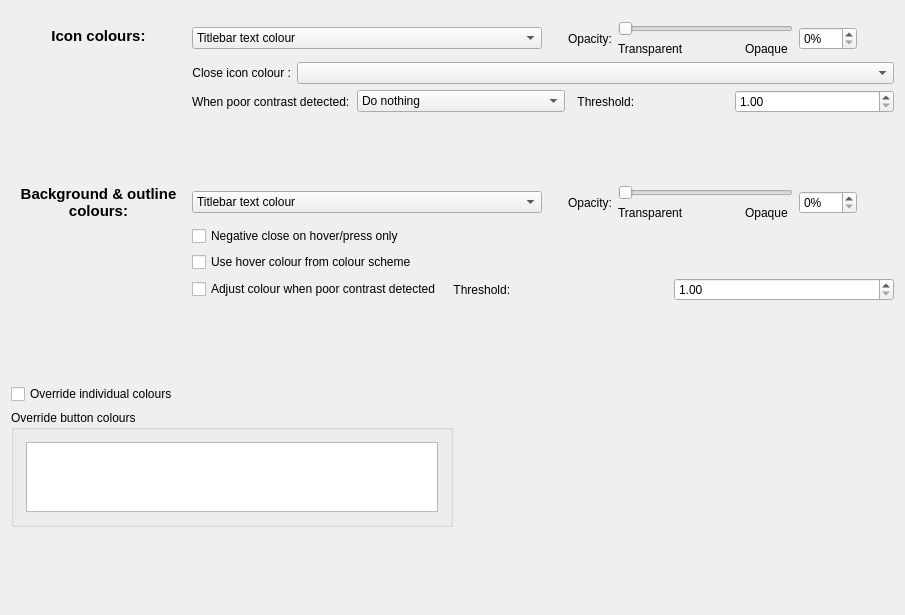
         <widget class="QWidget" name="scrollAreaWidgetContentsInactive">
          <property name="geometry">
           <rect>
            <x>0</x>
            <y>0</y>
            <width>905</width>
            <height>615</height>
           </rect>
          </property>
          <layout class="QVBoxLayout" name="verticalLayout_5">
           <item>
            <spacer name="verticalSpacer_8">
             <property name="orientation">
              <enum>Qt::Vertical</enum>
             </property>
             <property name="sizeType">
              <enum>QSizePolicy::Fixed</enum>
             </property>
             <property name="sizeHint" stdset="0">
              <size>
               <width>20</width>
               <height>10</height>
              </size>
             </property>
            </spacer>
           </item>
           <item>
            <layout class="QHBoxLayout" name="horizontalLayout_16">
             <item>
              <layout class="QFormLayout" name="formLayout_2">
               <item row="0" column="0">
                <widget class="QLabel" name="label_4">
                 <property name="minimumSize">
                  <size>
                   <width>175</width>
                   <height>0</height>
                  </size>
                 </property>
                 <property name="text">
                  <string>&lt;html&gt;&lt;head/&gt;&lt;body&gt;&lt;p&gt;&lt;span style=&quot; font-size:11pt; font-weight:600;&quot;&gt;Icon colours:&lt;/span&gt;&lt;/p&gt;&lt;/body&gt;&lt;/html&gt;</string>
                 </property>
                 <property name="alignment">
                  <set>Qt::AlignCenter</set>
                 </property>
                 <property name="buddy">
                  <cstring>buttonIconColorsInactive</cstring>
                 </property>
                </widget>
               </item>
               <item row="0" column="1">
                <layout class="QHBoxLayout" name="horizontalLayout_12">
                 <item>
                  <widget class="QComboBox" name="buttonIconColorsInactive">
                   <property name="enabled">
                    <bool>true</bool>
                   </property>
                   <property name="sizePolicy">
                    <sizepolicy hsizetype="Preferred" vsizetype="Fixed">
                     <horstretch>0</horstretch>
                     <verstretch>0</verstretch>
                    </sizepolicy>
                   </property>
                   <property name="minimumSize">
                    <size>
                     <width>350</width>
                     <height>0</height>
                    </size>
                   </property>
                   <property name="sizeAdjustPolicy">
                    <enum>QComboBox::AdjustToContentsOnFirstShow</enum>
                   </property>
                   <item>
                    <property name="text">
                     <string>Titlebar text colour</string>
                    </property>
                   </item>
                   <item>
                    <property name="text">
                     <string>Titlebar text colour with negative close icon</string>
                    </property>
                   </item>
                   <item>
                    <property name="text">
                     <string>Accent colour</string>
                    </property>
                   </item>
                   <item>
                    <property name="text">
                     <string>Accent colour with negative close icon</string>
                    </property>
                   </item>
                   <item>
                    <property name="text">
                     <string>Accent colour with traffic lights</string>
                    </property>
                   </item>
                  </widget>
                 </item>
                 <item>
                  <spacer name="horizontalSpacer_13">
                   <property name="orientation">
                    <enum>Qt::Horizontal</enum>
                   </property>
                   <property name="sizeType">
                    <enum>QSizePolicy::Fixed</enum>
                   </property>
                   <property name="sizeHint" stdset="0">
                    <size>
                     <width>20</width>
                     <height>20</height>
                    </size>
                   </property>
                  </spacer>
                 </item>
                 <item>
                  <widget class="QLabel" name="label_8">
                   <property name="text">
                    <string>Opacity:</string>
                   </property>
                   <property name="buddy">
                    <cstring>buttonIconOpacityInactive</cstring>
                   </property>
                  </widget>
                 </item>
                 <item>
                  <layout class="QGridLayout" name="gridLayout_6">
                   <item row="1" column="2">
                    <widget class="QLabel" name="opacitySliderLabel_2_Inactive_2">
                     <property name="text">
                      <string>Opaque</string>
                     </property>
                    </widget>
                   </item>
                   <item row="1" column="0">
                    <widget class="QLabel" name="opacitySliderLabel_1_Inactive_2">
                     <property name="text">
                      <string>Transparent</string>
                     </property>
                    </widget>
                   </item>
                   <item row="0" column="0" colspan="3">
                    <widget class="QSlider" name="buttonIconOpacitySliderInactive">
                     <property name="sizePolicy">
                      <sizepolicy hsizetype="Fixed" vsizetype="Fixed">
                       <horstretch>0</horstretch>
                       <verstretch>0</verstretch>
                      </sizepolicy>
                     </property>
                     <property name="minimumSize">
                      <size>
                       <width>175</width>
                       <height>0</height>
                      </size>
                     </property>
                     <property name="maximum">
                      <number>100</number>
                     </property>
                     <property name="orientation">
                      <enum>Qt::Horizontal</enum>
                     </property>
                    </widget>
                   </item>
                   <item row="1" column="1">
                    <spacer name="horizontalSpacer_14">
                     <property name="orientation">
                      <enum>Qt::Horizontal</enum>
                     </property>
                     <property name="sizeType">
                      <enum>QSizePolicy::Preferred</enum>
                     </property>
                     <property name="sizeHint" stdset="0">
                      <size>
                       <width>15</width>
                       <height>0</height>
                      </size>
                     </property>
                    </spacer>
                   </item>
                  </layout>
                 </item>
                 <item>
                  <widget class="QSpinBox" name="buttonIconOpacityInactive">
                   <property name="suffix">
                    <string>%</string>
                   </property>
                   <property name="maximum">
                    <number>100</number>
                   </property>
                  </widget>
                 </item>
                 <item>
                  <spacer name="horizontalSpacer_17">
                   <property name="orientation">
                    <enum>Qt::Horizontal</enum>
                   </property>
                   <property name="sizeHint" stdset="0">
                    <size>
                     <width>40</width>
                     <height>20</height>
                    </size>
                   </property>
                  </spacer>
                 </item>
                </layout>
               </item>
               <item row="1" column="1">
                <layout class="QFormLayout" name="formLayout_9">
                 <item row="0" column="0">
                  <widget class="QLabel" name="closeButtonIconColorLabelInactive">
                   <property name="minimumSize">
                    <size>
                     <width>0</width>
                     <height>0</height>
                    </size>
                   </property>
                   <property name="text">
                    <string>Close icon colour :</string>
                   </property>
                   <property name="alignment">
                    <set>Qt::AlignRight|Qt::AlignTrailing|Qt::AlignVCenter</set>
                   </property>
                   <property name="buddy">
                    <cstring>closeButtonIconColorInactive</cstring>
                   </property>
                  </widget>
                 </item>
                 <item row="0" column="1">
                  <widget class="QComboBox" name="closeButtonIconColorInactive">
                   <property name="sizePolicy">
                    <sizepolicy hsizetype="Preferred" vsizetype="Fixed">
                     <horstretch>0</horstretch>
                     <verstretch>0</verstretch>
                    </sizepolicy>
                   </property>
                   <property name="sizeAdjustPolicy">
                    <enum>QComboBox::AdjustToContents</enum>
                   </property>
                  </widget>
                 </item>
                </layout>
               </item>
               <item row="2" column="1">
                <layout class="QHBoxLayout" name="horizontalLayout_6">
                 <item>
                  <widget class="QLabel" name="label_10">
                   <property name="text">
                    <string>When poor contrast detected:</string>
                   </property>
                   <property name="buddy">
                    <cstring>onPoorIconContrastInactive</cstring>
                   </property>
                  </widget>
                 </item>
                 <item>
                  <widget class="QComboBox" name="onPoorIconContrastInactive">
                   <property name="sizeAdjustPolicy">
                    <enum>QComboBox::AdjustToContentsOnFirstShow</enum>
                   </property>
                   <item>
                    <property name="text">
                     <string>Do nothing</string>
                    </property>
                   </item>
                   <item>
                    <property name="text">
                     <string>Replace with black or white</string>
                    </property>
                   </item>
                   <item>
                    <property name="text">
                     <string>Replace with titlebar background</string>
                    </property>
                   </item>
                  </widget>
                 </item>
                 <item>
                  <widget class="QLabel" name="poorIconContrastThresholdInactive_label">
                   <property name="text">
                    <string>  Threshold:</string>
                   </property>
                   <property name="buddy">
                    <cstring>poorIconContrastThresholdInactive</cstring>
                   </property>
                  </widget>
                 </item>
                 <item>
                  <widget class="QDoubleSpinBox" name="poorIconContrastThresholdInactive">
                   <property name="minimum">
                    <double>1.000000000000000</double>
                   </property>
                   <property name="maximum">
                    <double>21.000000000000000</double>
                   </property>
                   <property name="singleStep">
                    <double>0.100000000000000</double>
                   </property>
                  </widget>
                 </item>
                </layout>
               </item>
               <item row="3" column="1">
                <spacer name="verticalSpacer_6">
                 <property name="orientation">
                  <enum>Qt::Vertical</enum>
                 </property>
                 <property name="sizeType">
                  <enum>QSizePolicy::Fixed</enum>
                 </property>
                 <property name="sizeHint" stdset="0">
                  <size>
                   <width>20</width>
                   <height>60</height>
                  </size>
                 </property>
                </spacer>
               </item>
               <item row="4" column="0">
                <widget class="QLabel" name="label_23">
                 <property name="enabled">
                  <bool>true</bool>
                 </property>
                 <property name="minimumSize">
                  <size>
                   <width>175</width>
                   <height>0</height>
                  </size>
                 </property>
                 <property name="text">
                  <string>&lt;html&gt;&lt;head/&gt;&lt;body&gt;&lt;p&gt;&lt;span style=&quot; font-size:11pt; font-weight:600;&quot;&gt;Background &amp;amp;&amp;amp; outline&lt;br/&gt;colours:&lt;/span&gt;&lt;/p&gt;&lt;/body&gt;&lt;/html&gt;</string>
                 </property>
                 <property name="alignment">
                  <set>Qt::AlignCenter</set>
                 </property>
                 <property name="margin">
                  <number>2</number>
                 </property>
                 <property name="buddy">
                  <cstring>buttonBackgroundColorsInactive</cstring>
                 </property>
                </widget>
               </item>
               <item row="4" column="1">
                <layout class="QHBoxLayout" name="horizontalLayout_7">
                 <item>
                  <widget class="QComboBox" name="buttonBackgroundColorsInactive">
                   <property name="sizePolicy">
                    <sizepolicy hsizetype="Preferred" vsizetype="Fixed">
                     <horstretch>0</horstretch>
                     <verstretch>0</verstretch>
                    </sizepolicy>
                   </property>
                   <property name="minimumSize">
                    <size>
                     <width>350</width>
                     <height>0</height>
                    </size>
                   </property>
                   <item>
                    <property name="text">
                     <string>Titlebar text colour</string>
                    </property>
                   </item>
                   <item>
                    <property name="text">
                     <string>Titlebar text colour with negative close button</string>
                    </property>
                   </item>
                   <item>
                    <property name="text">
                     <string>Accent colour</string>
                    </property>
                   </item>
                   <item>
                    <property name="text">
                     <string>Accent colour with negative close button</string>
                    </property>
                   </item>
                   <item>
                    <property name="text">
                     <string>Accent colour with traffic lights</string>
                    </property>
                   </item>
                  </widget>
                 </item>
                 <item>
                  <spacer name="horizontalSpacer_12">
                   <property name="orientation">
                    <enum>Qt::Horizontal</enum>
                   </property>
                   <property name="sizeType">
                    <enum>QSizePolicy::Fixed</enum>
                   </property>
                   <property name="sizeHint" stdset="0">
                    <size>
                     <width>20</width>
                     <height>20</height>
                    </size>
                   </property>
                  </spacer>
                 </item>
                 <item>
                  <widget class="QLabel" name="label_7">
                   <property name="text">
                    <string>Opacity:</string>
                   </property>
                   <property name="buddy">
                    <cstring>buttonBackgroundOpacityInactive</cstring>
                   </property>
                  </widget>
                 </item>
                 <item>
                  <layout class="QGridLayout" name="gridLayout_3">
                   <item row="0" column="0" colspan="3">
                    <widget class="QSlider" name="buttonBackgroundOpacitySliderInactive">
                     <property name="sizePolicy">
                      <sizepolicy hsizetype="Fixed" vsizetype="Fixed">
                       <horstretch>0</horstretch>
                       <verstretch>0</verstretch>
                      </sizepolicy>
                     </property>
                     <property name="minimumSize">
                      <size>
                       <width>175</width>
                       <height>0</height>
                      </size>
                     </property>
                     <property name="maximum">
                      <number>100</number>
                     </property>
                     <property name="orientation">
                      <enum>Qt::Horizontal</enum>
                     </property>
                    </widget>
                   </item>
                   <item row="1" column="0">
                    <widget class="QLabel" name="opacitySliderLabel_1_Inactive">
                     <property name="text">
                      <string>Transparent</string>
                     </property>
                    </widget>
                   </item>
                   <item row="1" column="2">
                    <widget class="QLabel" name="opacitySliderLabel_2_Inactive">
                     <property name="text">
                      <string>Opaque</string>
                     </property>
                    </widget>
                   </item>
                   <item row="1" column="1">
                    <spacer name="horizontalSpacer_6">
                     <property name="orientation">
                      <enum>Qt::Horizontal</enum>
                     </property>
                     <property name="sizeType">
                      <enum>QSizePolicy::Preferred</enum>
                     </property>
                     <property name="sizeHint" stdset="0">
                      <size>
                       <width>15</width>
                       <height>0</height>
                      </size>
                     </property>
                    </spacer>
                   </item>
                  </layout>
                 </item>
                 <item>
                  <widget class="QSpinBox" name="buttonBackgroundOpacityInactive">
                   <property name="suffix">
                    <string>%</string>
                   </property>
                   <property name="maximum">
                    <number>100</number>
                   </property>
                  </widget>
                 </item>
                 <item>
                  <spacer name="horizontalSpacer_18">
                   <property name="orientation">
                    <enum>Qt::Horizontal</enum>
                   </property>
                   <property name="sizeHint" stdset="0">
                    <size>
                     <width>40</width>
                     <height>20</height>
                    </size>
                   </property>
                  </spacer>
                 </item>
                </layout>
               </item>
               <item row="5" column="1">
                <widget class="QCheckBox" name="negativeCloseBackgroundHoverPressInactive">
                 <property name="text">
                  <string>Negative close on hover/press only</string>
                 </property>
                </widget>
               </item>
               <item row="6" column="1">
                <widget class="QCheckBox" name="useHoverAccentInactive">
                 <property name="text">
                  <string>Use hover colour from colour scheme</string>
                 </property>
                </widget>
               </item>
               <item row="7" column="1">
                <layout class="QHBoxLayout" name="horizontalLayout_11">
                 <item>
                  <widget class="QCheckBox" name="adjustBackgroundColorOnPoorContrastInactive">
                   <property name="text">
                    <string>Adjust colour when poor contrast detected</string>
                   </property>
                  </widget>
                 </item>
                 <item>
                  <widget class="QLabel" name="poorBackgroundContrastThresholdInactive_label">
                   <property name="text">
                    <string>  Threshold:</string>
                   </property>
                   <property name="buddy">
                    <cstring>poorBackgroundContrastThresholdInactive</cstring>
                   </property>
                  </widget>
                 </item>
                 <item>
                  <widget class="QDoubleSpinBox" name="poorBackgroundContrastThresholdInactive">
                   <property name="minimum">
                    <double>1.000000000000000</double>
                   </property>
                   <property name="maximum">
                    <double>21.000000000000000</double>
                   </property>
                   <property name="singleStep">
                    <double>0.100000000000000</double>
                   </property>
                  </widget>
                 </item>
                </layout>
               </item>
              </layout>
             </item>
             <item>
              <spacer name="horizontalSpacer_7">
               <property name="orientation">
                <enum>Qt::Horizontal</enum>
               </property>
               <property name="sizeType">
                <enum>QSizePolicy::Expanding</enum>
               </property>
               <property name="sizeHint" stdset="0">
                <size>
                 <width>0</width>
                 <height>20</height>
                </size>
               </property>
              </spacer>
             </item>
            </layout>
           </item>
           <item>
            <spacer name="verticalSpacer_4">
             <property name="orientation">
              <enum>Qt::Vertical</enum>
             </property>
             <property name="sizeType">
              <enum>QSizePolicy::MinimumExpanding</enum>
             </property>
             <property name="sizeHint" stdset="0">
              <size>
               <width>20</width>
               <height>40</height>
              </size>
             </property>
            </spacer>
           </item>
           <item>
            <widget class="QCheckBox" name="buttonColorOverrideToggleInactive">
             <property name="text">
              <string>Override individual colours</string>
             </property>
            </widget>
           </item>
           <item>
            <layout class="QHBoxLayout" name="horizontalLayout_8">
             <item>
              <widget class="QGroupBox" name="inactiveOverrideGroupBox">
               <property name="sizePolicy">
                <sizepolicy hsizetype="MinimumExpanding" vsizetype="MinimumExpanding">
                 <horstretch>0</horstretch>
                 <verstretch>0</verstretch>
                </sizepolicy>
               </property>
               <property name="title">
                <string>Override button colours</string>
               </property>
               <layout class="QVBoxLayout" name="verticalLayout_6">
                <property name="spacing">
                 <number>12</number>
                </property>
                <property name="leftMargin">
                 <number>12</number>
                </property>
                <property name="topMargin">
                 <number>12</number>
                </property>
                <property name="rightMargin">
                 <number>12</number>
                </property>
                <property name="bottomMargin">
                 <number>12</number>
                </property>
                <item>
                 <widget class="QTableWidget" name="overrideColorTableInactive">
                  <property name="sizePolicy">
                   <sizepolicy hsizetype="Preferred" vsizetype="Preferred">
                    <horstretch>0</horstretch>
                    <verstretch>0</verstretch>
                   </sizepolicy>
                  </property>
                  <property name="minimumSize">
                   <size>
                    <width>0</width>
                    <height>0</height>
                   </size>
                  </property>
                  <property name="verticalScrollBarPolicy">
                   <enum>Qt::ScrollBarAlwaysOff</enum>
                  </property>
                  <property name="horizontalScrollBarPolicy">
                   <enum>Qt::ScrollBarAlwaysOff</enum>
                  </property>
                  <property name="sizeAdjustPolicy">
                   <enum>QAbstractScrollArea::AdjustToContents</enum>
                  </property>
                  <property name="alternatingRowColors">
                   <bool>true</bool>
                  </property>
                  <property name="selectionMode">
                   <enum>QAbstractItemView::SingleSelection</enum>
                  </property>
                  <property name="wordWrap">
                   <bool>false</bool>
                  </property>
                  <property name="cornerButtonEnabled">
                   <bool>false</bool>
                  </property>
                  <attribute name="horizontalHeaderVisible">
                   <bool>true</bool>
                  </attribute>
                  <attribute name="horizontalHeaderCascadingSectionResizes">
                   <bool>true</bool>
                  </attribute>
                  <attribute name="verticalHeaderVisible">
                   <bool>true</bool>
                  </attribute>
                  <attribute name="verticalHeaderCascadingSectionResizes">
                   <bool>true</bool>
                  </attribute>
                 </widget>
                </item>
               </layout>
              </widget>
             </item>
             <item>
              <spacer name="horizontalSpacer_8">
               <property name="orientation">
                <enum>Qt::Horizontal</enum>
               </property>
               <property name="sizeHint" stdset="0">
                <size>
                 <width>0</width>
                 <height>0</height>
                </size>
               </property>
              </spacer>
             </item>
            </layout>
           </item>
           <item>
            <spacer name="verticalSpacer">
             <property name="orientation">
              <enum>Qt::Vertical</enum>
             </property>
             <property name="sizeHint" stdset="0">
              <size>
               <width>5</width>
               <height>5</height>
              </size>
             </property>
            </spacer>
           </item>
          </layout>
         </widget>
